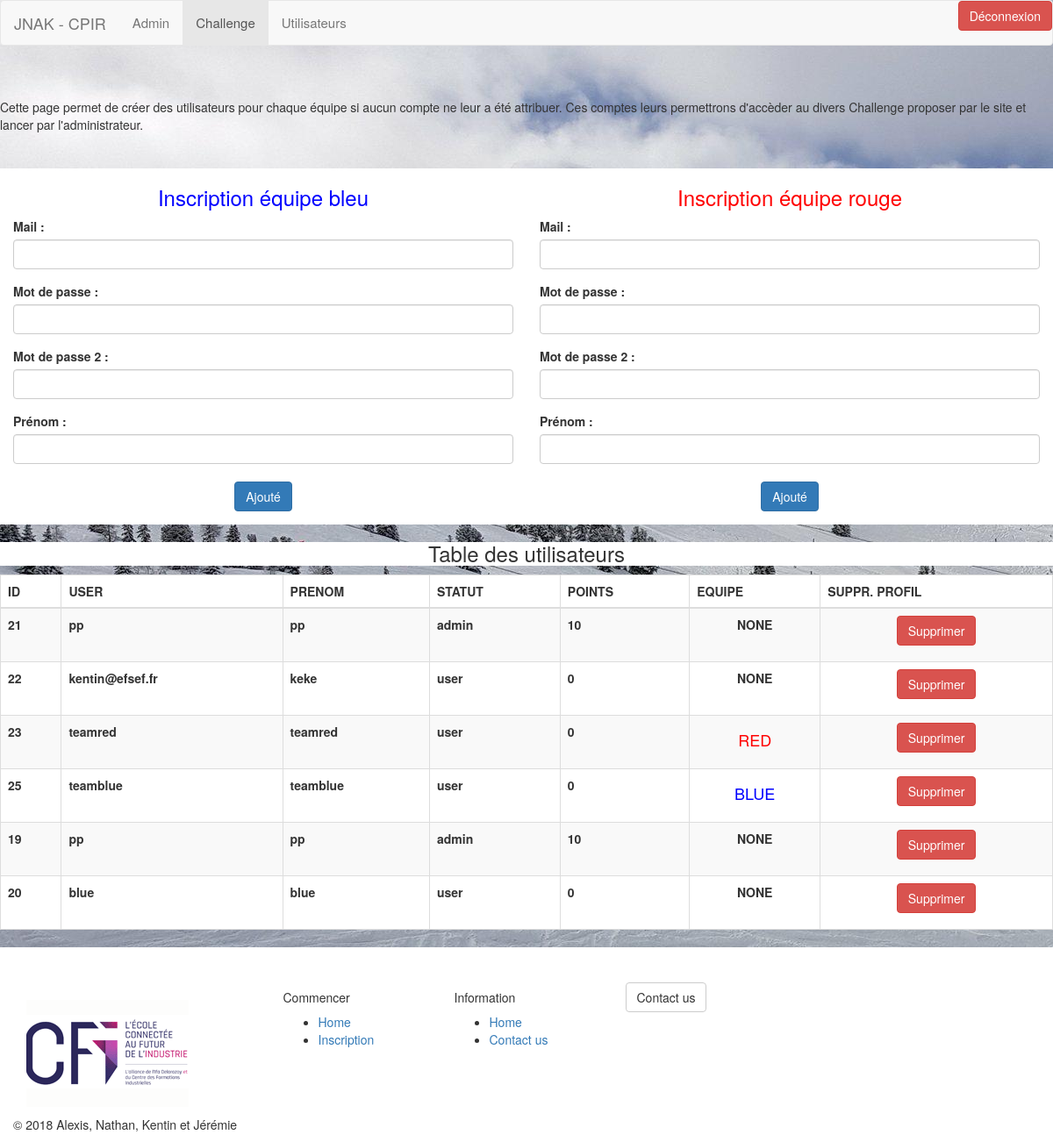
The page /create_accountuser.php (signed in) on the database its author committed.
### tables this page shows
CREATE TABLE `log` (
  `Id` int(11) NOT NULL,
  `User` varchar(40) NOT NULL,
  `Mdp` varchar(255) NOT NULL,
  `Prenom` varchar(40) NOT NULL,
  `Statut` varchar(15) NOT NULL,
  `point_total` int(11) NOT NULL,
  `equipe` varchar(255) NOT NULL
);

### create_accountuser.php (the view, shortened to what this page needs)
<!DOCTYPE html>
<html lang="fr">
<head>
  <link rel="stylesheet" href="css/bootstrap.min.css">
  <link href="css/challenge.css" rel="stylesheet">
</head>
<body>
  <nav class="navbar navbar-default">
    <div class="container-fluid">
      <div class="navbar-header">
        <a class="navbar-brand" href="index.php">JNAK - CPIR</a>
      </div>
      <ul class="nav navbar-nav" style="font-size:15px">
        <li><a  href="admin.php">Admin</a></li>
        <li class="active"><a  href="challenge_admin.php">Challenge</a></li>
        <li><a  href="table_user.php">Utilisateurs</a></li>
      </ul>
      <ul class="nav navbar-nav navbar-right">
        <li>
          <form method="POST" role="form">
            <button type="submit" class="btn btn-danger" name="deconnexion">
              Déconnexion
            </button>
          </form>
        </li>
      </ul>
    </div>
  </nav>
  <br>
  <br>
  <div>
    Cette page permet de créer des utilisateurs pour chaque équipe si aucun compte ne leur a été attribuer. Ces comptes leurs permettrons d'accèder au divers Challenge proposer par le site et lancer par l'administrateur.
  </div>
  <br>
<div class="container-fluid" style="background-color: white;">
  <div class="row">
    <div class="col-md-12">
      <div class="row">
        <div class="col-md-6">
          <div class="card card-container">
            <form method="POST" role="form">
              <h3 class="text-center" style="color: blue;">
                Inscription équipe bleu
              </h3>
              <div class="form-group">
                <label for="exampleInputEmail1">
                  Mail :
                </label>
                <input class="form-control" id="login_teamblue" type="email" name="login_teamblue">
              </div>
              <div class="form-group">
                <label for="exampleInputPassword1">
                  Mot de passe :
                </label>
                <input class="form-control" id="MDP_BLUE" type="password" name="MDP_BLUE">
              </div>
              <div class="form-group">
                <label for="exampleInputPassword1">
                  Mot de passe 2 :
                </label>
                <input class="form-control" id="MDP2_BLUE" type="password" name="MDP2_BLUE">
              </div>
              <label for="exampleInputPassword1">
                Prénom :
              </label>
              <input class="form-control" id="prenom_teamblue" type="text" name="prenom_teamblue">
              <br>
              <div class="form-group">
               <center> <p><button type="submit" class="btn btn-primary" name="seconnecter_teamblue">
                Ajouté
              </button><p></center>
              </div>
            </form>
          </div>
        </div>
        <div class="col-md-6">
          <div class="card card-container">
            <form method="POST" role="form">
              <h3 class="text-center" style="color: red;">
                Inscription équipe rouge
              </h3>
              <div class="form-group">
                <label for="exampleInputEmail1">
                  Mail :
                </label>
                <input class="form-control" id="login_teamred" type="email" name="login_teamred">
              </div>
              <div class="form-group">
                <label for="exampleInputPassword1">
                  Mot de passe :
                </label>
                <input class="form-control" id="MDP_TEAMRED" type="password" name="MDP_TEAMRED">
              </div>
              <div class="form-group">
                <label for="exampleInputPassword1">
                  Mot de passe 2 :
                </label>
                <input class="form-control" id="MDP2_TEAMRED" type="password" name="MDP2_TEAMRED">
              </div>
              <label for="exampleInputPassword1">
                Prénom :
              </label>
              <input class="form-control" id="prenom_teamred" type="text" name="prenom_teamred">
              <br>
              <div class="form-group">
                <center><p><button type="submit" class="btn btn-primary" name="seconnecter_teamred">
                  Ajouté
                </button><p></center>
                </div>
              </form>
            </div>
          </div>
        </div>
      </div>
    </div>
  </div>
  <?php
  include 'bdd.php';
  $requetesql = "SELECT * FROM log";
  $reponse = $conn->query($requetesql);
  ?>
  <h3 style="background-color: white;"><center>Table des utilisateurs</center></h3>
  <div class="span7">
    <div class="widget stacked widget-table action-table">
      <div class="widget-content">
        <table class="table table-striped table-bordered" style="background-color: white;">
          <thead>
            <tr>
              <th>ID</th>
              <th>USER</th>
              <th>PRENOM</th>
              <th>STATUT</th>
              <th>POINTS</th>
              <th>EQUIPE</th>
              <th class="td-actions">SUPPR. PROFIL</th>
            </tr>
          </thead>
          <tbody>
            <?php
            while ($donnees = $reponse->fetch())
            {
              ?>
              <tr>
                <th><?php echo $donnees['Id']; ?></th>
                <th><?php echo $donnees['User']; ?></th>
                <th><?php echo $donnees['Prenom']; ?></th>
                <th><?php echo $donnees['Statut']; ?></th>
                <th><?php echo $donnees['point_total']; ?></th>
                <th><?php
                $team = $donnees['equipe'];
                if($team == "BLUE"){
                  echo " <center><h4 style='color: blue;'> ". $donnees['equipe'] . " </h4></center> ";
                } else if ($team == "RED"){
                  echo " <center><h4 style='color: red;'> ". $donnees['equipe'] . " </h4></center> ";
                } else if ($team == "NONE"){
                  echo " <center><h4'> ". $donnees['equipe'] . " </h4></center> ";
                } else {
                  echo $donnees['equipe'];
                }
                ?></th>
                <td class="td-actions">
                  <form  method="POST" role="form" >
                    <center><p><input class="btn btn-danger" type="button" value="Supprimer" onclick="javascript:location.href='supprimer_2.php?id=<?php print($donnees['Id']); ?>';"/></button><p></p></center>
                  </form>
                </td>
              </tr>
              <?php
            }
            ?>
          </tbody>
        </table>
      </div>
    </div>
    <div  style="background-color: white;" class="container-fluid">
      <?php include 'footer.php'; ?>
    </div>
  </body>
  </html>

### create_accountuser.php (style rules this page uses)
body { background: url(images/montagne1.jpg); }
table { counter-reset:case; }
td:before { counter-increment:case; }

### rows shown on the page
log: Id "21", User "pp", Prenom "pp", Statut "admin", point_total "10", equipe "NONE"
log: Id "22", User "kentin@efsef.fr", Prenom "keke", Statut "user", point_total "0", equipe "NONE"
log: Id "23", User "teamred", Prenom "teamred", Statut "user", point_total "0", equipe "RED"
log: Id "25", User "teamblue", Prenom "teamblue", Statut "user", point_total "0", equipe "BLUE"
log: Id "19", User "pp", Prenom "pp", Statut "admin", point_total "10", equipe "NONE"
log: Id "20", User "blue", Prenom "blue", Statut "user", point_total "0", equipe "NONE"
